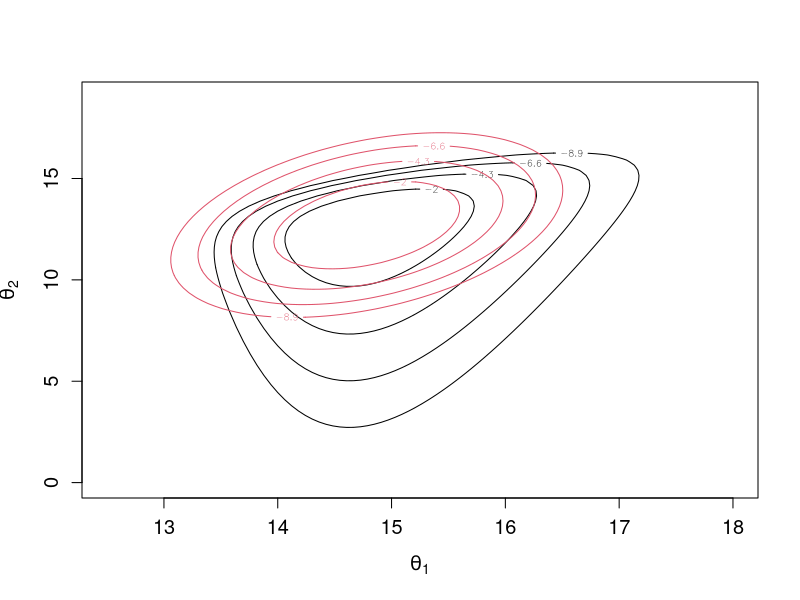
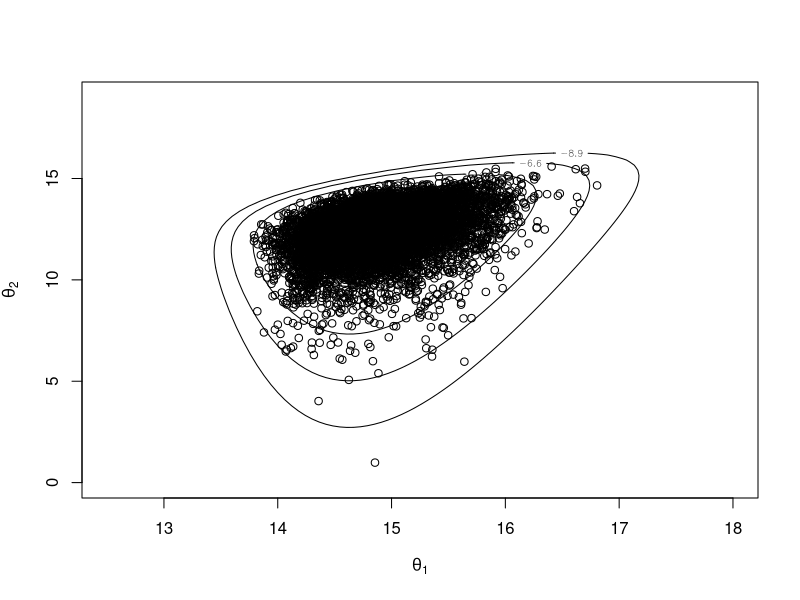
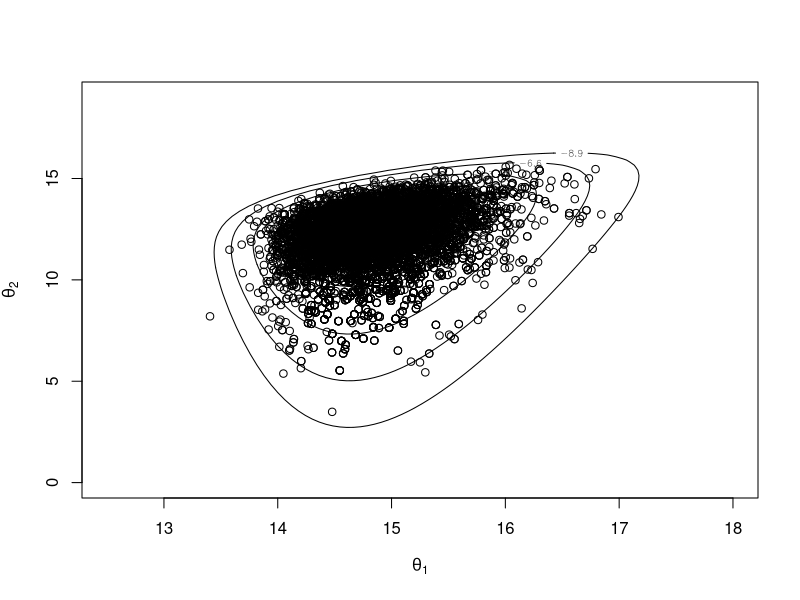

Generate these figures, in order, with R: (Note: this script raises an error after producing the figures.)

rm(list=ls(all=TRUE))
library(LearnBayes)
library(mvtnorm)

# pump failured
n = 8

# sufficient statistic
y1 = 23721
sumy = 15962989

# transformed parameters ~ 
log(sumy)
log(y1)

logpost = function(theta,postpar) {
  theta1 = theta[1]
  theta2 = theta[2]
  sumy = postpar$sumy
  y1 = postpar$y1
  n = postpar$n
  logpostr = -n*theta1 - ((1/exp(theta1)*(sumy - n*(y1 - exp(theta2))))) + theta1 + theta2
  return(logpostr)
}

postpar=list(sumy=sumy,y1=y1,n=n)

logf = function(theta, postpar) {
  if (is.matrix(theta) == TRUE) {
    val = matrix(0, c(dim(theta)[1], 1))
    for (j in 1:dim(theta)[1]) val[j] = logpost(theta[j,], postpar)
  }
  else val = logpost(theta, postpar)
  return(val)
}

limits = c(12,18,0,25)
ng = 100
x0 = seq(limits[1], limits[2], len = ng)
y0 = seq(limits[3], limits[4], len = ng)
X = outer(x0, rep(1, ng))
Y = outer(rep(1, ng), y0)
n2 = ng^2
den = logf(cbind(X[1:n2], Y[1:n2]), postpar)
den = den - max(den)
den = matrix(den, c(ng, ng))
contour(x0, y0, den,levels = seq(-8.9, 0, by = 2.3), xlim=c(12.5,18),ylim=c(0,19),lwd = 1,
        xlab=expression(theta[1]),ylab=expression(theta[2]),cex.axis=1.2, cex.lab=1.2)

# estimating the mode of the posterior
logpost = function(theta,postpar) {
  theta1 = theta[1]
  theta2 = theta[2]
  sumy = postpar$sumy
  y1 = postpar$y1
  n = postpar$n
  logpostr = -n*theta1 - ((1/exp(theta1)*(sumy - n*(y1 - exp(theta2))))) + theta1 + theta2
  return(logpostr)
}

postpar=list(sumy=sumy,y1=y1,n=n)

start=c(25,25)
theta_mle = optim(par=start, logpost, postpar=postpar, method="BFGS",hessian = TRUE, control = list(fnscale = -1))
theta_mle$par
theta_mle$hessian

fisher = solve(-theta_mle$hessian)
fisher

mean1 = c(theta_mle$par[1],theta_mle$par[2])
Var1  = fisher
tpar=list(m=mean1,var=Var1,df=1)

logf_n = function(theta, tpar) {
  if (is.matrix(theta) == TRUE) {
    val = matrix(0, c(dim(theta)[1], 1))
    for (j in 1:dim(theta)[1]) val[j] = dmvnorm(theta[j,], mean = tpar$m, sigma = tpar$var,log=TRUE)
  } else val = dmvnorm(theta, mean = tpar$m, sigma = tpar$var,log=TRUE)
  return(val)
}

limits = c(12,18,0,25)
ng = 100
x0 = seq(limits[1], limits[2], len = ng)
y0 = seq(limits[3], limits[4], len = ng)
X = outer(x0, rep(1, ng))
Y = outer(rep(1, ng), y0)
n2 = ng^2
den1 = logf_n(cbind(X[1:n2], Y[1:n2]), tpar)
den1 = den1 - max(den1)
den1 = matrix(den1, c(ng, ng))
contour(x0, y0, den1, levels = seq(-8.9, 0, by = 2.3), xlim=c(12.5,18),ylim=c(0,19),lwd = 1,
        xlab=expression(theta[1]),ylab=expression(theta[2]),cex.axis=1.2, cex.lab=1.2, add=TRUE, col=2)

# reject sampling
log_rej = function(theta,postpar,tpar){
  l_rej = logpost(theta,postpar) - dmt(theta, mean = c(tpar$m), S = tpar$var, df = tpar$df,log=TRUE) 
  return(l_rej)
}

tpar = list(m=mean1,var=Var1,df=3)

start = c(15,15)
theta_rej = optim(par=start,log_rej,postpar=postpar,tpar=tpar,method="BFGS",hessian = TRUE, control = list(fnscale = -1))
theta_rej$par

dmax = log_rej(theta_rej$par,postpar=postpar,tpar=tpar)
dmax

# Accept/reject method
M = 15000
d = length(tpar$m)
theta = rmt(M,mean = c(tpar$m), S = tpar$var, df = tpar$df)
lf = matrix(0, c(dim(theta)[1], 1))

for (j in 1:dim(theta)[1]) lf[j] = logpost(theta[j,],postpar=postpar)

lg = dmt(theta,  mean = c(tpar$m), S = tpar$var, df = tpar$df, log = TRUE)
if (d == 1) {
  prob = exp(c(lf) - lg - dmax)
  draws1=(theta[runif(n) < prob])
} else {
  prob = exp(lf - lg - dmax)
  draws1=(theta[runif(n) < prob, ])
}

nd = nrow(draws1)
accept_rate = nd/M
accept_rate  

plot(draws1[,1],draws1[,2],
     xlab=expression(theta[1]),xlim=c(12.5,18),ylim=c(0,19),ylab=expression(theta[2]),pch=1)
contour(x0, y0, den, levels = seq(-8.9, 0, by = 2.3), xlim=c(12.5,18),ylim=c(0,19),lwd = 1,
        xlab=expression(theta[1]),ylab=expression(theta[2]),cex.axis=1.2, cex.lab=1.2, add=TRUE)

# SIR method
set.seed(7)
sir_sexp = function (logf, tpar, n, infor) 
{
  k = length(tpar$m)
  theta = rmt(n, mean = c(tpar$m), S = tpar$var, df = tpar$df)
  lf = matrix(0, c(dim(theta)[1], 1))
  for (j in 1:dim(theta)[1]) lf[j] = logf(theta[j, ], infor)
  lp = dmt(theta, mean = c(tpar$m), S = tpar$var, df = tpar$df, 
           log = TRUE)
  md = max(lf - lp)
  wt = exp(lf - lp - md)
  probs = wt/sum(wt)
  indices = sample(1:n, size = n, prob = probs, replace = TRUE)
  if (k > 1) 
    theta = theta[indices, ]
  else theta = theta[indices]
  return(theta)
}

theta = sir_sexp(logpost,tpar,nd,postpar)

plot(theta[,1],theta[,2],xlim=c(12.5,18),ylim=c(0,19),
     xlab=expression(theta[1]),ylab=expression(theta[2]),pch=1)
contour(x0, y0, den, levels = seq(-8.9, 0, by = 2.3), xlim=c(13,17),ylim=c(0,19),lwd = 1,
        xlab=expression(theta[1]),ylab=expression(theta[2]),cex.axis=1.2, cex.lab=1.2, add=TRUE)

plot(c(0,0,0),S$summary,type="b",lwd=3,xlim=c(-1,21),
        ylim=c(5,11), xlab="Observation removed",ylab="log K")
for (i in 1:20)
 lines(c(i,i,i),S$summary.obs[i,],type="b")

# density function
post = function(theta1,theta2,sumy,y1,n) {
  logpostr = -n*theta1 - ((1/exp(theta1)*(sumy - n*(y1 - exp(theta2))))) + theta1 + theta2
  return(exp(logpostr- max(logpostr)))} 


I = integrate(post,10,18,theta2=12,sumy=sumy,y1=y1,n=n)
par(mfrow=c(1,1))

#using normal distribution as proposal distribution
curve(post(x,theta2=12,sumy=sumy,y1=y1,n=n)/I$value,from=10,to=18,
      ylab="Density", xlab=expression(theta[1]),lwd=3, main="Densities",ylim=c(0,1))
curve(dnorm(x,mean1[1],sqrt(0.1666)),add=TRUE)

curve(dnorm(x,15,0.5),add=TRUE)
legend("topright",legend=c("Exact","Normal"),lwd=c(3,1))
curve(post(x,theta2=12,sumy=sumy,y1=y1,n=n)/I$value/dnorm(x,15,0.5),from=10,to=18, ylab="Weight",xlab="log trans",main="Weight = g/p")

# using t distribution as proposal
curve(post(x,theta2=12,sumy=sumy,y1=y1,n=n)/I$value,from=13,to=18,
      ylab="Density", xlab=expression(theta[1]),lwd=3, main="Densities",ylim=c(0,1))

curve(dmt(x,15,0.3,3),add=TRUE)
legend("topright",legend=c("Exact","Normal"),lwd=c(3,1))

curve(post(x,theta2=12,sumy=sumy,y1=y1,n=n)/I$value/dmt(x,15,0.5,2),from=10,to=18, ylab="Weight",xlab="log trans",main="Weight = g/p")

# importance sampling
post = function(theta,postpar) {
  sumy = postpar$sumy
  y1 = postpar$y1
  n = postpar$n
  theta1 = theta[1]
  theta2 = theta[2]
  logpostr = -n*theta1 - ((1/exp(theta1)*(sumy - n*(y1 - exp(theta2))))) + theta1 + theta2
  return(logpostr)} 

tpar = list(m=mean1,var=2*Var1,df=2)
postpar = list(sumy=sumy,y1=y1,n=n)

imporsampl = function (logf, tpar, h, n, data) 
{
  theta = rmt(n, mean = c(tpar$m), S = tpar$var, df = tpar$df)
  lf = matrix(0, c(dim(theta)[1], 1))
  for (j in 1:dim(theta)[1]) lf[j] = logf(theta[j, ], data)
  H = lf
  for (j in 1:dim(theta)[1]) H[j] = h(theta[j, ])
  lp = dmt(theta, mean = c(tpar$m), S = tpar$var, df = tpar$df, 
           log = TRUE)
  md = max(lf - lp)
  wt = exp(lf - lp - md)
  est = sum(wt * H)/sum(wt)
  SEest = sqrt(sum((H - est)^2 * wt^2))/sum(wt)
  return(list(est = est, se = SEest, theta = theta, wt = wt))
}

# mean
myfunc = function(theta) return(theta[2])

s = imporsampl(post,tpar,myfunc,10000,postpar)
cbind(s$est,s$se)
mu = s$est
mu

hist(s$wt,freq=FALSE)

# second moment
myfunc = function(theta) return(theta[1]^2)

s = imporsampl(post,tpar,myfunc,10000,postpar)
cbind(s$est,s$se)
mu2 = s$est
mu2

var_theta = mu2 - mu^2
var_theta

# variance
myfunc = function(theta) return((theta[2]-mu)^2)

s=imporsampl(post,tpar,myfunc,10000,postpar)
cbind(s$est,s$se)
var2 = s$est
var2

mycontour(post,c(10,20,0,25),postpar,tpar)
points(s$theta[,1],s$theta[,2])

# laplace approximation

myfunc = function(theta) return(log(theta))

post_laplace = function(theta,postpar,myfunc) {
  sumy = postpar$sumy
  y1 = postpar$y1
  n = postpar$n
  theta1 = theta[1]
  theta2 = theta[2]
  logpostr = -n*theta1 - ((1/exp(theta1)*(sumy - n*(y1 - exp(theta2))))) + theta1 + theta2 - log(myfunc(theta1)) - log(myfunc(theta2))
  return(logpostr)
} 

start=c(15,13)
theta_lap=optim(par=start,post_laplace,postpar=postpar, myfunc=myfunc,method="BFGS",hessian = TRUE, control = list(fnscale = -1))
theta_lap$par
theta_lap$hessian

mean1_lap = c(theta_lap$par[1],theta_lap$par[2])
mean1_lap

fisher_lap = solve(-theta_lap$hessian)
fisher_lap

mean1 = c(theta_mle$par[1],theta_mle$par[2])
Var1  = fisher

numer = (mean1_lap * sqrt(det(fisher_lap))*exp(-logpost(mean1_lap,postpar)))
denom = (sqrt(det(fisher))*exp(-logpost(mean1,postpar)))

expec_lap = numer/denom
expec_lap

library(psych)

m=outer(solve(fisher),1/mean1,FUN="+") 
A=solve(m[1,,])
A=sqrt(det(A))
B=sqrt(det(fisher))

# part 7
b = function(theta) return(exp(theta[,1]))
m = function(theta, smin) return(smin - exp(theta[,2]))

t0 = 10^6
R = function(t0,theta,smin) return(exp(-(t0 - m(theta,smin))/b(theta)))
hist(R(t0,theta,postpar$y1))
plot(density(R(t0,theta,postpar$y1)), main="")
abline(v=mean(R(t0,theta,postpar$y1)), col=2, lty=2)
abline(v=quantile(R(t0,theta,postpar$y1), probs = c(0.025, 0.975)), col=2, lty=2)

mean(R(t0,theta,postpar$y1))
var(R(t0,theta,postpar$y1))
sd(R(t0,theta,postpar$y1))
quantile(R(t0,theta,postpar$y1), probs = c(0.025, 0.975))
